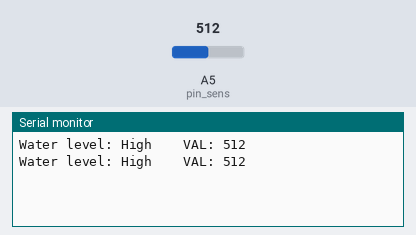
Simulated run of this sketch. Board: Arduino Uno, built with avr-gcc and run on an emulated ATmega328P. On the bench: the last lines printed to the serial monitor. Inputs (shaded band) come from the test bench; at power-on: A5 (pin_sens) = 512.

Above: at 1.8 s.
1.9 s: A5 (pin_sens) set to 489
At 2.8 s:
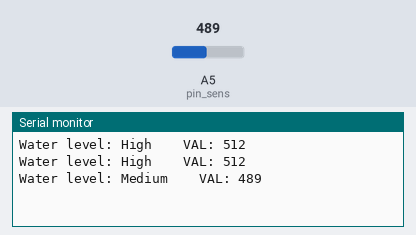
4.5 s: A5 (pin_sens) set to 462
At 5.8 s:
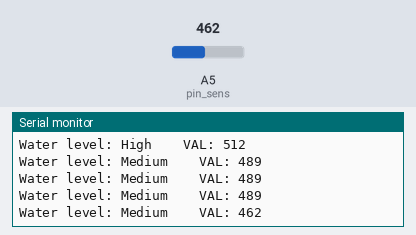
6.0 s: A5 (pin_sens) set to 441
At 6.7 s:
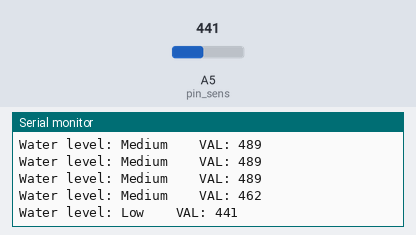
8.5 s: A5 (pin_sens) set to 112
At 9.8 s:
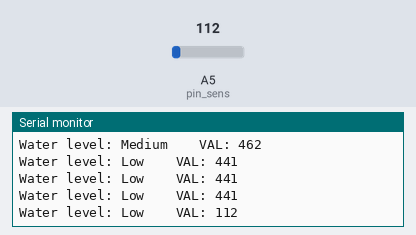
10.0 s: A5 (pin_sens) set to 90
At 10.8 s:
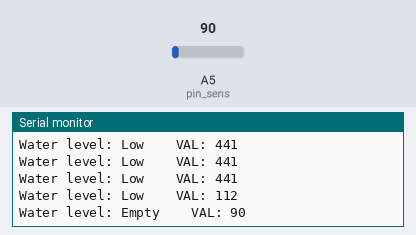

Measured:
- the behaviour switches between 496 and 495 on A5 (pin_sens) (found by bisection; images 0 and 1)
- the behaviour switches between 451 and 450 on A5 (pin_sens) (found by bisection; images 2 and 3)
- the behaviour switches between 101 and 100 on A5 (pin_sens) (found by bisection; images 4 and 5)
- after the input at 1.9 s, the serial monitor: prints a new line after 0.10 s (image 1)
- after the input at 4.5 s, the serial monitor: prints a new line after 0.50 s (image 2)
- after the input at 6.0 s, the serial monitor: prints a new line at once (image 3)
- after the input at 8.5 s, the serial monitor: prints a new line after 0.51 s (image 4)
- after the input at 10.0 s, the serial monitor: prints a new line at once (image 5)

The sketch:

test_3.ino
```cpp
//Testar o sensor de agua
/*Resultados:
 * funciona mt bem para detetar agua.
 * mas para distingir niveis de agua diferentes nao é mt bom
 * quando a agua está a subir ele percebe bem, mas dps, qnd a agua desde ele tem dificuldades a perceber
 * ao inicio achava que era por o sensor ficar humido, mas nao faz mt sentido pq deteta perfeitamente quando a agua deixa de tocar no sensor
 *
 * Os limites dos intervalos para detetar o nivel de agua
 * são mt variaveis de tipo de agua para tipo de agua
 * estes valores sao para a minha agua da torneira
 */

int valor = 0;  // holds the value
int pin_sens = A5; // sensor pin used
char buf[100];

void setup()
{
  Serial.begin(9600);
}

void loop()
{
  valor = analogRead(pin_sens); //Read data from analog pin and store it to valor variable

  if (valor<=100)
  {
    sprintf(buf, "Water level: Empty \t VAL: %d", valor);
    Serial.println(buf);
  }
  else if (valor>100 && valor<=450)
  {
    sprintf(buf, "Water level: Low \t VAL: %d", valor);
    Serial.println(buf);
  }
  else if (valor>450 && valor<=495)
  {
    sprintf(buf, "Water level: Medium \t VAL: %d", valor);
    Serial.println(buf);
  }
  else if (valor>485)
  {
    sprintf(buf, "Water level: High \t VAL: %d", valor);
    Serial.println(buf);
  }
  delay(1000);
}
```
